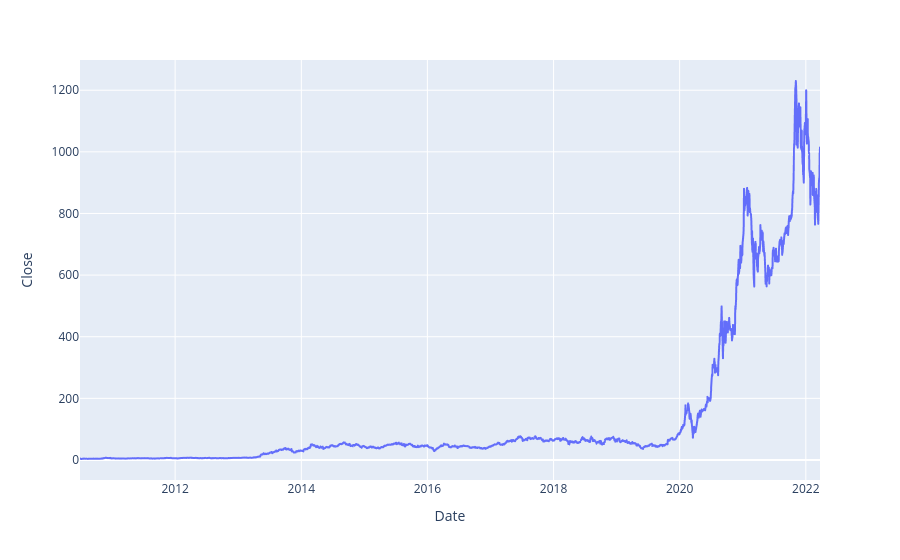

The code cell stored with this chart in its notebook:
### Code cell
fig = px.line(
    df_plot,
    x='Date',
    y='Close'
)

fig.show()

### Figure 1 — Plotly figure (JSON) as saved in the notebook; plotly's stock layout.template omitted (floating-point values rounded to 4 significant figures; data arrays with more than 128 entries replaced by an {"elided": "..."} marker saying what was removed)
{"data": [{"hovertemplate": "Date=%{x}<br>Close=%{y}<extra></extra>", "legendgroup": "", "line": {"color": "#636efa", "dash": "solid"}, "marker": {"symbol": "circle"}, "mode": "lines", "name": "", "showlegend": false, "type": "scattergl", "x": {"elided": "2956 str values"}, "xaxis": "x", "y": {"elided": "2956 float values"}, "yaxis": "y"}], "layout": {"legend": {"tracegroupgap": 0}, "margin": {"t": 60}, "xaxis": {"anchor": "y", "domain": [0, 1], "title": {"text": "Date"}}, "yaxis": {"anchor": "x", "domain": [0, 1], "title": {"text": "Close"}}}}
